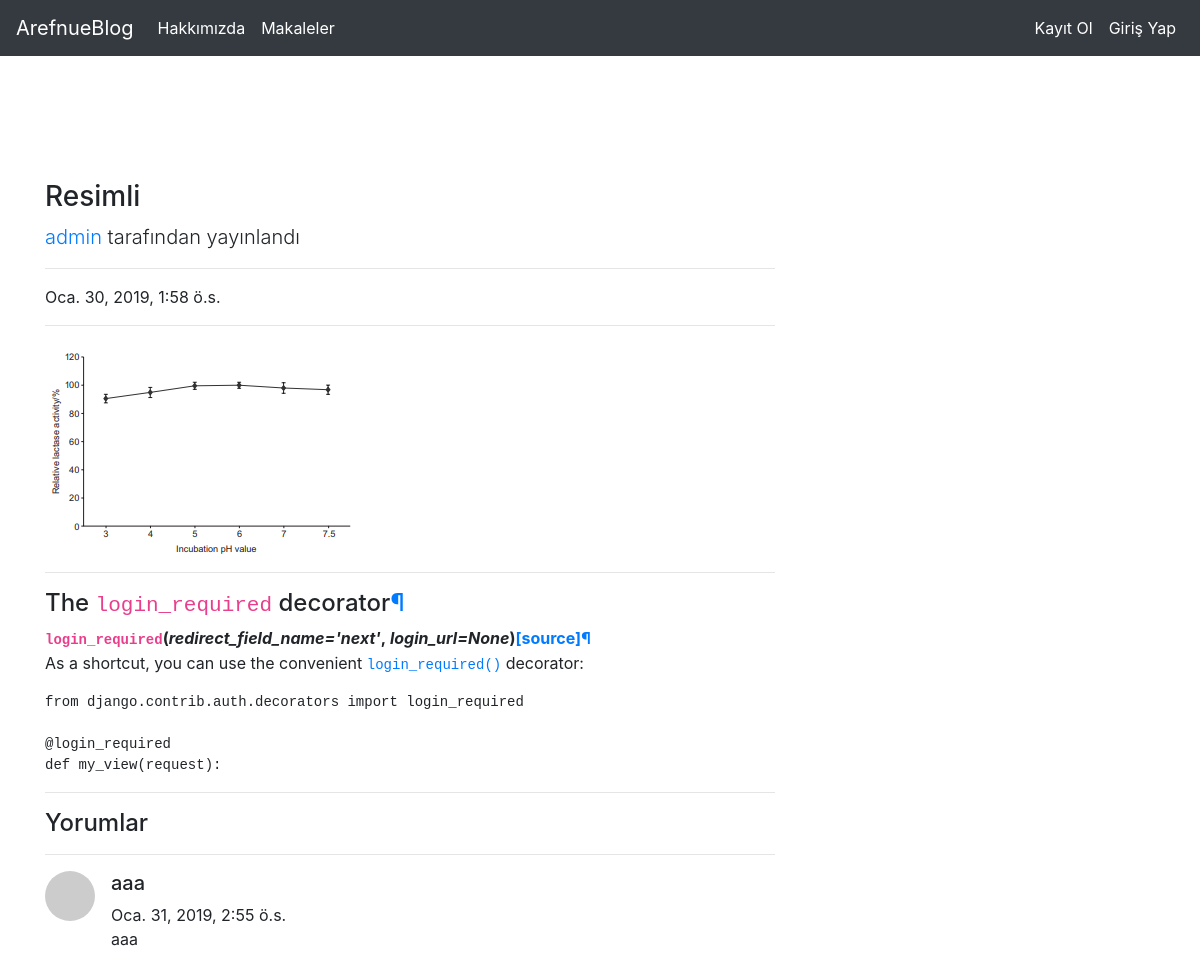
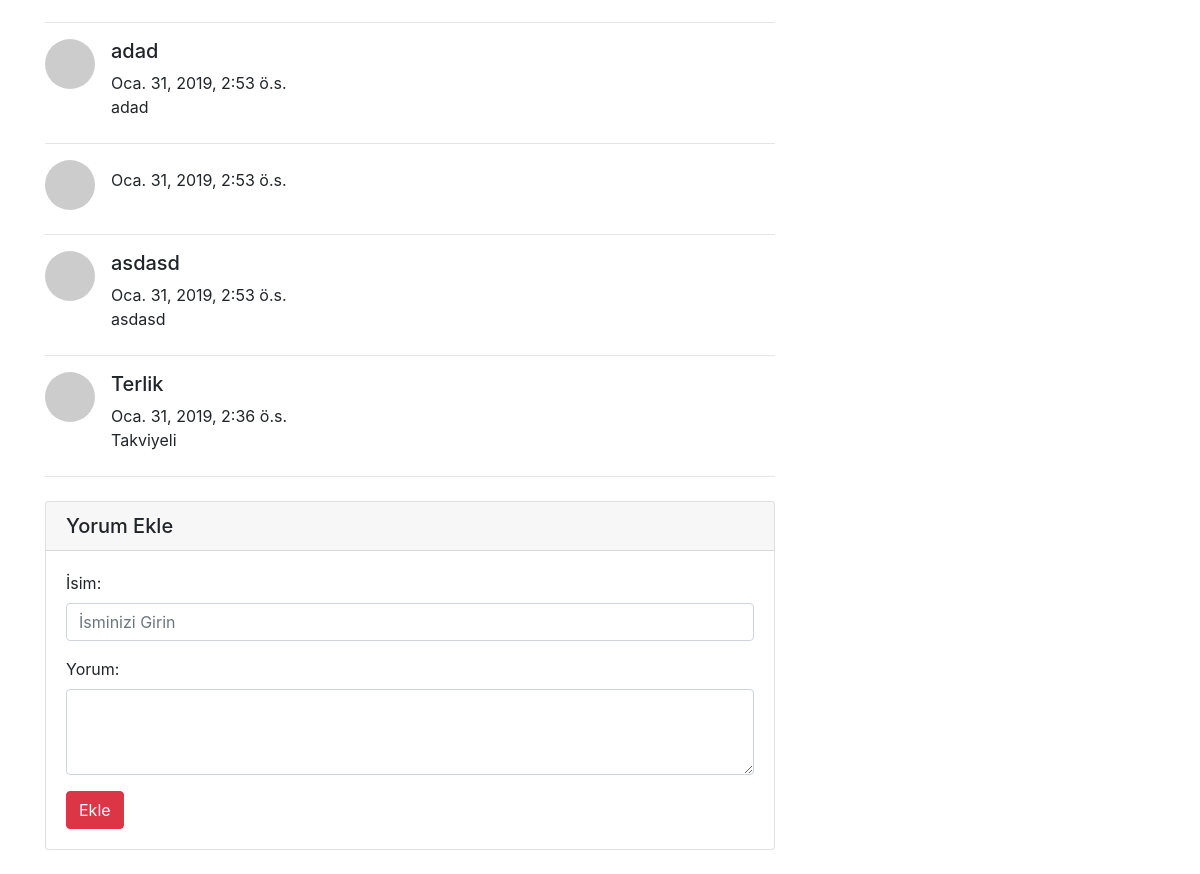
The page /articles/article/8 on the database its author committed (2 pictures, top to bottom).
### article/models.py (models this page shows, shortened)
class Article(models.Model):
    author = models.ForeignKey("auth.User",on_delete=models.CASCADE,verbose_name="Yazar")
    title = models.CharField(max_length = 50,verbose_name="Başlık")
    content = RichTextField()
    created_date = models.DateTimeField(auto_now_add=True,verbose_name="Oluşturulma Tarihi")
    article_image = models.FileField(blank = True, null = True,verbose_name="Makaleye Fotoğraf Ekleyin")
    class Meta:
        ordering = ['-created_date']

class Comment(models.Model):
    article = models.ForeignKey(Article, on_delete= models.CASCADE,verbose_name="Makale",related_name="comments")
    comment_author = models.CharField(max_length= 50,verbose_name="İsim")
    comment_content = models.CharField(max_length=200,verbose_name="Yorum")
    comment_date = models.DateTimeField(auto_now_add=True)
    class Meta:
        ordering = ['-comment_date']

### article/views.py (the view)
# urls.py: path('article/<int:id>',views.detail, name = "detail" ),
def detail(request,id):
    article = get_object_or_404(Article,id = id)
    comments = article.comments.all()
    return render(request,"detail.html",{"article":article,"comments":comments})

### templates/detail.html (shortened to what this page needs)
{% extends "layout.html" %}
{% block body %}
<div class="row">
        <div class="col-lg-8">
          <h3 class="mt-4">{{article.title}}</h3>
          <p class="lead">
            <a href="#">{{article.author.username}}</a>
            tarafından yayınlandı
          </p>
          <hr>
          <p>{{article.created_date}}</p>
          <hr>
          {% if article.article_image %}
          <img class="img-fluid rounded" src="{{article.article_image.url}}" alt="">
          {% endif %}
          <hr>
          {{article.content|safe}}
          <hr>
          <h4>Yorumlar</h4>
          <hr>
          {% if comments %}
          {% for comment in comments %}
          <div class="media mb-4">
            <img class="d-flex mr-3 rounded-circle" src="http://placehold.it/50x50" alt="">
            <div class="media-body">
              <h5 class="mt-0">{{comment.comment_author}}</h5>
              {{comment.comment_date}}<br>
              {{comment.comment_content}}
                          </div>
          </div>
          <hr>
          {% endfor %}
          {% else %}
            <div class="alert alert-danger">
              Bu makaleye yorum yazılmamış...
            </div>
          {% endif %}
          <div class="card my-4">
            <h5 class="card-header">Yorum Ekle</h5>
            <div class="card-body">
              <form action="{% url 'article:comment' article.id %}" method="post">
                <div class="form-group">
                  <label for="formGroupExampleInput">İsim:</label>
                  <input name="comment_author"type="text" class="form-control" id="formGroupExampleInput" placeholder="İsminizi Girin">
                </div>
                <div class="form-group">
                  <label for="formGroupExampleInput">Yorum:</label>
                  <textarea name="comment_content" class="form-control" rows="3"></textarea>
                </div>
                <button type="submit" class="btn btn-danger">Ekle</button>
              </form>
            </div>
          </div>
        </div>
      </div>
{% endblock %}

### rows shown on the page
Article: title "Resimli", author.username "admin", created_date "Oca. 30, 2019, 1:58 ö.s.", article_image (picture), content "The login_required decorator ¶ login_required ( redirect_field_name='next' , login_url=None ) [source] ¶ As a shortcut, you can use the convenient login_required() decorator: from django.contrib.auth.decorators import login_required @login_required def my_view(request):"
Comment: comment_author "aaa", comment_date "Oca. 31, 2019, 2:55 ö.s.", comment_content "aaa"
Comment: comment_author "adad", comment_date "Oca. 31, 2019, 2:53 ö.s.", comment_content "adad"
Comment: comment_date "Oca. 31, 2019, 2:53 ö.s."
Comment: comment_author "asdasd", comment_date "Oca. 31, 2019, 2:53 ö.s.", comment_content "asdasd"
Comment: comment_author "Terlik", comment_date "Oca. 31, 2019, 2:36 ö.s.", comment_content "Takviyeli"
